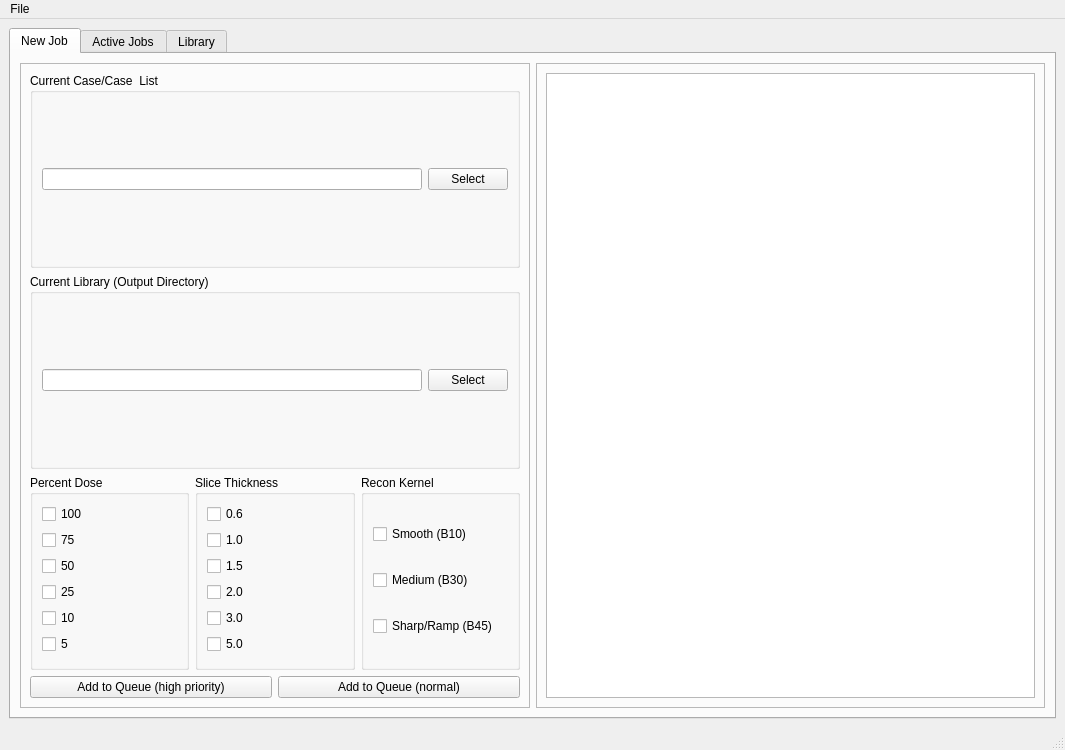
<?xml version="1.0" encoding="UTF-8"?>
<ui version="4.0">
 <class>MainWindow</class>
 <widget class="QMainWindow" name="MainWindow">
  <property name="geometry">
   <rect>
    <x>0</x>
    <y>0</y>
    <width>1065</width>
    <height>750</height>
   </rect>
  </property>
  <property name="windowTitle">
   <string>MainWindow</string>
  </property>
  <widget class="QWidget" name="centralwidget">
   <layout class="QVBoxLayout" name="verticalLayout">
    <item>
     <widget class="QTabWidget" name="tabWidget">
      <property name="currentIndex">
       <number>0</number>
      </property>
      <widget class="QWidget" name="tab">
       <attribute name="title">
        <string>New Job</string>
       </attribute>
       <layout class="QVBoxLayout" name="verticalLayout_3">
        <item>
         <layout class="QHBoxLayout" name="horizontalLayout">
          <item>
           <widget class="QFrame" name="frame_2">
            <property name="frameShape">
             <enum>QFrame::StyledPanel</enum>
            </property>
            <property name="frameShadow">
             <enum>QFrame::Raised</enum>
            </property>
            <layout class="QVBoxLayout" name="verticalLayout_4">
             <item>
              <widget class="QGroupBox" name="groupBox_4">
               <property name="title">
                <string>Current Case/Case  List</string>
               </property>
               <layout class="QHBoxLayout" name="horizontalLayout_2">
                <item>
                 <widget class="QLineEdit" name="selectCases_edit"/>
                </item>
                <item>
                 <widget class="QPushButton" name="selectCases_pushButton">
                  <property name="text">
                   <string>Select</string>
                  </property>
                 </widget>
                </item>
               </layout>
              </widget>
             </item>
             <item>
              <widget class="QGroupBox" name="groupBox_5">
               <property name="title">
                <string>Current Library (Output Directory)</string>
               </property>
               <layout class="QHBoxLayout" name="horizontalLayout_5">
                <item>
                 <widget class="QLineEdit" name="selectLibrary_edit"/>
                </item>
                <item>
                 <widget class="QPushButton" name="selectLibrary_pushButton">
                  <property name="text">
                   <string>Select</string>
                  </property>
                 </widget>
                </item>
               </layout>
              </widget>
             </item>
             <item>
              <layout class="QHBoxLayout" name="horizontalLayout_4">
               <item>
                <widget class="QGroupBox" name="groupBox">
                 <property name="title">
                  <string>Percent Dose</string>
                 </property>
                 <layout class="QVBoxLayout" name="verticalLayout_2">
                  <item>
                   <widget class="QCheckBox" name="dose100_checkBox">
                    <property name="text">
                     <string>100</string>
                    </property>
                   </widget>
                  </item>
                  <item>
                   <widget class="QCheckBox" name="dose75_checkBox">
                    <property name="text">
                     <string>75</string>
                    </property>
                   </widget>
                  </item>
                  <item>
                   <widget class="QCheckBox" name="dose50_checkBox">
                    <property name="text">
                     <string>50</string>
                    </property>
                   </widget>
                  </item>
                  <item>
                   <widget class="QCheckBox" name="dose25_checkBox">
                    <property name="text">
                     <string>25</string>
                    </property>
                   </widget>
                  </item>
                  <item>
                   <widget class="QCheckBox" name="dose10_checkBox">
                    <property name="text">
                     <string>10</string>
                    </property>
                   </widget>
                  </item>
                  <item>
                   <widget class="QCheckBox" name="dose5_checkBox">
                    <property name="text">
                     <string>5</string>
                    </property>
                   </widget>
                  </item>
                 </layout>
                </widget>
               </item>
               <item>
                <widget class="QGroupBox" name="groupBox_2">
                 <property name="title">
                  <string>Slice Thickness</string>
                 </property>
                 <layout class="QVBoxLayout" name="verticalLayout_8">
                  <item>
                   <widget class="QCheckBox" name="sliceThickness0p6_checkBox">
                    <property name="text">
                     <string>0.6</string>
                    </property>
                   </widget>
                  </item>
                  <item>
                   <widget class="QCheckBox" name="sliceThickness1_checkBox">
                    <property name="text">
                     <string>1.0</string>
                    </property>
                   </widget>
                  </item>
                  <item>
                   <widget class="QCheckBox" name="sliceThickness1p5_checkBox">
                    <property name="text">
                     <string>1.5</string>
                    </property>
                   </widget>
                  </item>
                  <item>
                   <widget class="QCheckBox" name="sliceThickness2_checkBox">
                    <property name="text">
                     <string>2.0</string>
                    </property>
                   </widget>
                  </item>
                  <item>
                   <widget class="QCheckBox" name="sliceThickness3_checkBox">
                    <property name="text">
                     <string>3.0</string>
                    </property>
                   </widget>
                  </item>
                  <item>
                   <widget class="QCheckBox" name="sliceThickness5_checkBox">
                    <property name="text">
                     <string>5.0</string>
                    </property>
                   </widget>
                  </item>
                 </layout>
                </widget>
               </item>
               <item>
                <widget class="QGroupBox" name="groupBox_3">
                 <property name="title">
                  <string>Recon Kernel</string>
                 </property>
                 <layout class="QVBoxLayout" name="verticalLayout_9">
                  <item>
                   <widget class="QCheckBox" name="kernel1_checkBox">
                    <property name="text">
                     <string>Smooth (B10)</string>
                    </property>
                   </widget>
                  </item>
                  <item>
                   <widget class="QCheckBox" name="kernel2_checkBox">
                    <property name="text">
                     <string>Medium (B30)</string>
                    </property>
                   </widget>
                  </item>
                  <item>
                   <widget class="QCheckBox" name="kernel3_checkBox">
                    <property name="text">
                     <string>Sharp/Ramp (B45)</string>
                    </property>
                   </widget>
                  </item>
                 </layout>
                </widget>
               </item>
              </layout>
             </item>
             <item>
              <layout class="QHBoxLayout" name="horizontalLayout_3">
               <item>
                <widget class="QPushButton" name="queueHighPriority_pushButton">
                 <property name="text">
                  <string>Add to Queue (high priority)</string>
                 </property>
                </widget>
               </item>
               <item>
                <widget class="QPushButton" name="queueNormal_pushButton">
                 <property name="text">
                  <string>Add to Queue (normal)</string>
                 </property>
                </widget>
               </item>
              </layout>
             </item>
            </layout>
           </widget>
          </item>
          <item>
           <widget class="QFrame" name="frame">
            <property name="minimumSize">
             <size>
              <width>508</width>
              <height>631</height>
             </size>
            </property>
            <property name="frameShape">
             <enum>QFrame::StyledPanel</enum>
            </property>
            <property name="frameShadow">
             <enum>QFrame::Raised</enum>
            </property>
            <layout class="QVBoxLayout" name="verticalLayout_10">
             <item>
              <widget class="QPlainTextEdit" name="PRMEditor_textEdit"/>
             </item>
            </layout>
           </widget>
          </item>
         </layout>
        </item>
       </layout>
      </widget>
      <widget class="QWidget" name="tab_2">
       <attribute name="title">
        <string>Active Jobs</string>
       </attribute>
       <layout class="QVBoxLayout" name="verticalLayout_5">
        <item>
         <widget class="QLabel" name="label">
          <property name="text">
           <string>Active/Queue:</string>
          </property>
         </widget>
        </item>
        <item>
         <widget class="QListWidget" name="activeQueue_listWidget"/>
        </item>
        <item>
         <widget class="QLabel" name="label_2">
          <property name="text">
           <string>Finished:</string>
          </property>
         </widget>
        </item>
        <item>
         <widget class="QListWidget" name="completed_listWidget"/>
        </item>
        <item>
         <widget class="QLabel" name="label_3">
          <property name="text">
           <string>Error:</string>
          </property>
         </widget>
        </item>
        <item>
         <widget class="QListWidget" name="error_listWidget">
          <property name="maximumSize">
           <size>
            <width>16777215</width>
            <height>256</height>
           </size>
          </property>
         </widget>
        </item>
       </layout>
      </widget>
      <widget class="QWidget" name="tab_3">
       <attribute name="title">
        <string>Library</string>
       </attribute>
       <layout class="QVBoxLayout" name="verticalLayout_7">
        <item>
         <layout class="QVBoxLayout" name="verticalLayout_6">
          <item>
           <widget class="QTableView" name="library_tableView">
            <property name="sortingEnabled">
             <bool>true</bool>
            </property>
            <attribute name="horizontalHeaderVisible">
             <bool>true</bool>
            </attribute>
            <attribute name="horizontalHeaderDefaultSectionSize">
             <number>200</number>
            </attribute>
            <attribute name="horizontalHeaderStretchLastSection">
             <bool>true</bool>
            </attribute>
            <attribute name="verticalHeaderVisible">
             <bool>false</bool>
            </attribute>
           </widget>
          </item>
         </layout>
        </item>
       </layout>
      </widget>
     </widget>
    </item>
   </layout>
  </widget>
  <widget class="QMenuBar" name="menubar">
   <property name="geometry">
    <rect>
     <x>0</x>
     <y>0</y>
     <width>1065</width>
     <height>20</height>
    </rect>
   </property>
   <widget class="QMenu" name="menuFile">
    <property name="title">
     <string>File</string>
    </property>
    <addaction name="actionOpen"/>
    <addaction name="separator"/>
    <addaction name="actionExit"/>
   </widget>
   <addaction name="menuFile"/>
  </widget>
  <widget class="QStatusBar" name="statusbar"/>
  <action name="actionOpen">
   <property name="text">
    <string>Open Library...</string>
   </property>
  </action>
  <action name="actionExit">
   <property name="text">
    <string>Exit</string>
   </property>
  </action>
 </widget>
 <resources/>
 <connections/>
</ui>
